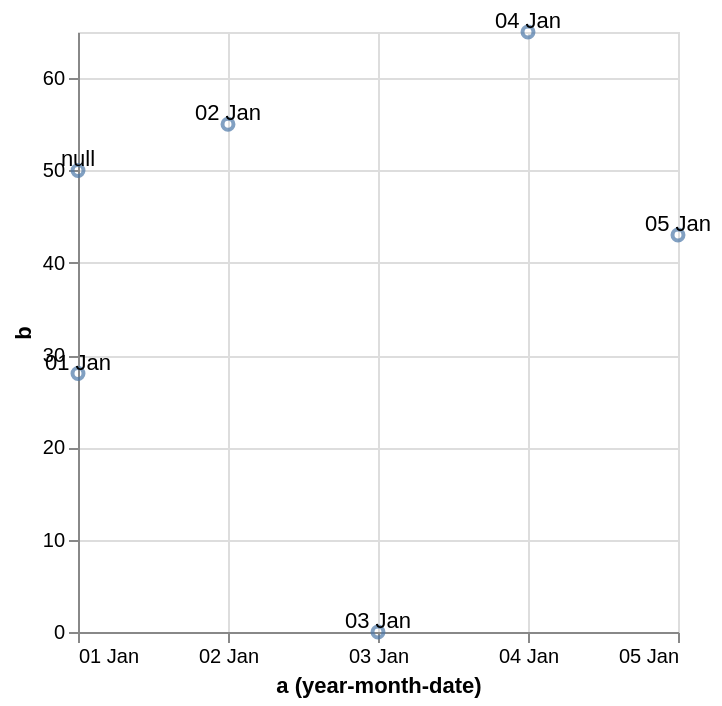

Express this chart as Vega-Lite.
### Vega-Lite specification from a JSON file in a GitHub repository (floating-point values rounded to 4 significant figures)
{"$schema": "https://vega.github.io/schema/vega-lite/v5.json", "data": {"values": [{"a": "Jan 1, 2000", "b": 28}, {"a": "Jan 2, 2000", "b": 55}, {"a": "Jan 3, 2000", "b": null}, {"a": "Jan 4, 2000", "b": 65}, {"a": "Jan 5, 2000", "b": 43}, {"a": null, "b": 50}]}, "layer": [{"mark": {"type": "point", "invalid": "show", "tooltip": true}, "encoding": {"x": {"timeUnit": "yearmonthdate", "field": "a", "type": "temporal", "axis": {"format": "%d %b"}}, "y": {"field": "b", "type": "quantitative"}}}, {"mark": {"type": "text", "invalid": "show", "baseline": "bottom"}, "encoding": {"x": {"timeUnit": "yearmonthdate", "field": "a", "type": "temporal", "axis": {"format": "%d %b"}}, "y": {"field": "b", "type": "quantitative"}, "text": {"timeUnit": "yearmonthdate", "field": "a", "type": "temporal", "axis": {"format": "%d %b"}}}}]}
